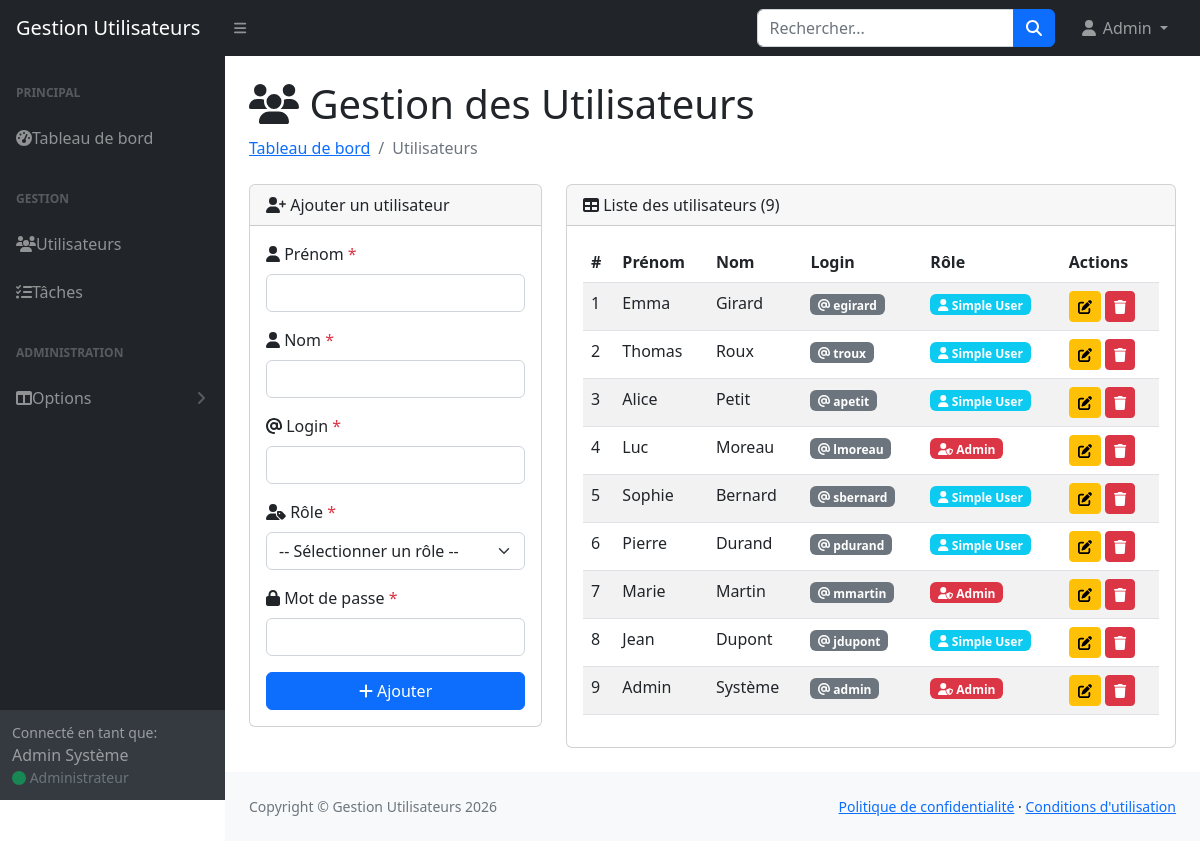
/indexUser.php (signed in), run on the app's committed database.
### tables this page shows
CREATE TABLE IF NOT EXISTS utilisateurs (
    id INT AUTO_INCREMENT PRIMARY KEY,
    prenom VARCHAR(100) NOT NULL,
    nom VARCHAR(100) NOT NULL,
    login VARCHAR(50) NOT NULL UNIQUE,
    password_hash VARCHAR(255) NOT NULL,
    role ENUM('admin', 'simple_user') NOT NULL DEFAULT 'simple_user',
    date_creation TIMESTAMP DEFAULT CURRENT_TIMESTAMP,
    date_modification TIMESTAMP DEFAULT CURRENT_TIMESTAMP ON UPDATE CURRENT_TIMESTAMP
);

### config/db.php (called while the page is built, shortened)
<?php
$options = [
    PDO::ATTR_ERRMODE            => PDO::ERRMODE_EXCEPTION,
    PDO::ATTR_DEFAULT_FETCH_MODE => PDO::FETCH_ASSOC,
    PDO::ATTR_EMULATE_PREPARES   => false,
];
try {
    $dsn = "mysql:host=" . DB_HOST . ";dbname=" . DB_NAME . ";charset=" . DB_CHARSET;
    $pdo = new PDO($dsn, DB_USER, DB_PASS, $options);
} catch (PDOException $e) {
    die("Erreur de connexion à la base de données. Veuillez contacter l'administrateur.");
}
function executeQuery($sql, $params = []) {
    global $pdo;
    try {
        $stmt = $pdo->prepare($sql);
        $stmt->execute($params);
        return $stmt;
    } catch (PDOException $e) {
        error_log("Erreur SQL: " . $e->getMessage());
        throw new Exception("Une erreur est survenue lors de l'exécution de la requête.");
    }
}
?>

### indexUser.php (the view, shortened to what this page needs)
<?php
require_once 'config/db.php';
require_once 'includes/header.php';
try {
    $sql = "SELECT id, prenom, nom, login, role FROM utilisateurs ORDER BY id DESC";
    $stmt = executeQuery($sql);
    $Utilisateurs = $stmt->fetchAll();
} catch (Exception $e) {
    $Utilisateurs = [];
    $error_message = "Erreur lors de la récupération des utilisateurs.";
}
$editMode = false;
$userToEdit = null;
?>
<?php require_once 'includes/sidebar.php'; ?>
<div class="container-fluid px-4">
    <h1 class="mt-4"><i class="fas fa-users"></i> Gestion des Utilisateurs</h1>
    <ol class="breadcrumb mb-4">
        <li class="breadcrumb-item"><a href="index.php">Tableau de bord</a></li>
        <li class="breadcrumb-item active">Utilisateurs</li>
    </ol>
    <div class="row">
        <div class="col-xl-4">
            <div class="card mb-4">
                <div class="card-header">
                    <i class="fas fa-<?= $editMode ? 'edit' : 'user-plus' ?>"></i>
                    <?= $editMode ? 'Modifier un utilisateur' : 'Ajouter un utilisateur' ?>
                </div>
                <div class="card-body">
                    <form method="POST" action="traitements/action.php">
                        <div class="mb-3">
                            <label for="prenom" class="form-label">
                                <i class="fas fa-user"></i> Prénom <span class="text-danger">*</span>
                            </label>
                            <input type="text" class="form-control" id="prenom" name="prenom"
                                   value="<?= $editMode && $userToEdit ? htmlspecialchars($userToEdit['prenom']) : '' ?>"
                                   required>
                        </div>
                        <div class="mb-3">
                            <label for="nom" class="form-label">
                                <i class="fas fa-user"></i> Nom <span class="text-danger">*</span>
                            </label>
                            <input type="text" class="form-control" id="nom" name="nom"
                                   value="<?= $editMode && $userToEdit ? htmlspecialchars($userToEdit['nom']) : '' ?>"
                                   required>
                        </div>
                        <div class="mb-3">
                            <label for="login" class="form-label">
                                <i class="fas fa-at"></i> Login <span class="text-danger">*</span>
                            </label>
                            <input type="text" class="form-control" id="login" name="login"
                                   value="<?= $editMode && $userToEdit ? htmlspecialchars($userToEdit['login']) : '' ?>"
                                   required>
                        </div>
                        <div class="mb-3">
                            <label for="role" class="form-label">
                                <i class="fas fa-user-tag"></i> Rôle <span class="text-danger">*</span>
                            </label>
                            <select class="form-select" id="role" name="role" required>
                                <option value="">-- Sélectionner un rôle --</option>
                            </select>
                        </div>
                        <div class="mb-3">
                            <label for="password" class="form-label">
                                <i class="fas fa-lock"></i> Mot de passe
                                <?php if (!$editMode): ?>
                                    <span class="text-danger">*</span>
                                <?php else: ?>
                                    <span class="text-muted small">(laisser vide pour ne pas modifier)</span>
                                <?php endif; ?>
                            </label>
                            <input type="password" class="form-control" id="password" name="password"
                                   <?= !$editMode ? 'required' : '' ?>>
                        </div>
                        <div class="d-grid gap-2">
                            <button type="submit" class="btn btn-<?= $editMode ? 'warning' : 'primary' ?>">
                                <i class="fas fa-<?= $editMode ? 'save' : 'plus' ?>"></i>
                                <?= $editMode ? 'Mettre à jour' : 'Ajouter' ?>
                            </button>
                        </div>
                    </form>
                </div>
            </div>
        </div>
        <div class="col-xl-8">
            <div class="card mb-4">
                <div class="card-header">
                    <i class="fas fa-table"></i>
                    Liste des utilisateurs (<?= count($Utilisateurs) ?>)
                </div>
                <div class="card-body">
                    <table class="table table-striped table-hover">
                        <thead>
                            <tr>
                                <th>#</th>
                                <th>Prénom</th>
                                <th>Nom</th>
                                <th>Login</th>
                                <th>Rôle</th>
                                <th>Actions</th>
                            </tr>
                        </thead>
                        <tbody>
                            <?php if (empty($Utilisateurs)): ?>
                                <tr>
                                    <td colspan="6" class="text-center text-muted">
                                        <i class="fas fa-inbox"></i> Aucun utilisateur trouvé
                                    </td>
                                </tr>
                            <?php else: ?>
                                <?php $counter = 1; ?>
                                <?php foreach ($Utilisateurs as $u): ?>
                                    <tr>
                                        <td><?= $counter++ ?></td>
                                        <td><?= htmlspecialchars($u['prenom']) ?></td>
                                        <td><?= htmlspecialchars($u['nom']) ?></td>
                                        <td>
                                            <span class="badge bg-secondary">
                                                <i class="fas fa-at"></i> <?= htmlspecialchars($u['login']) ?>
                                            </span>
                                        </td>
                                        <td>
                                            <?php if ($u['role'] === 'admin'): ?>
                                                <span class="badge bg-danger">
                                                    <i class="fas fa-user-shield"></i> Admin
                                                </span>
                                            <?php else: ?>
                                                <span class="badge bg-info">
                                                    <i class="fas fa-user"></i> Simple User
                                                </span>
                                            <?php endif; ?>
                                        </td>
                                        <td>
                                            <a href="indexUser.php?action=modifier&id=<?= $u['id'] ?>"
                                               class="btn btn-sm btn-warning"
                                               title="Modifier">
                                                <i class="fas fa-edit"></i>
                                            </a>
                                            <a href="traitements/action.php?action=supprimer&id=<?= $u['id'] ?>"
                                               class="btn btn-sm btn-danger"
                                               title="Supprimer"
                                               onclick="return confirm('Êtes-vous sûr de vouloir supprimer cet utilisateur ?');">
                                                <i class="fas fa-trash"></i>
                                            </a>
                                        </td>
                                    </tr>
                                <?php endforeach; ?>
                            <?php endif; ?>
                        </tbody>
                    </table>
                </div>
            </div>
        </div>
    </div>
</div>
<?php require_once 'includes/footer.php'; ?>

### data on the page
utilisateurs: prenom "Emma", nom "Girard", login "egirard", role "simple_user" (drawn)
utilisateurs: prenom "Thomas", nom "Roux", login "troux", role "simple_user" (drawn)
utilisateurs: prenom "Alice", nom "Petit", login "apetit", role "simple_user" (drawn)
utilisateurs: prenom "Luc", nom "Moreau", login "lmoreau", role "admin" (drawn)
utilisateurs: prenom "Sophie", nom "Bernard", login "sbernard", role "simple_user" (drawn)
utilisateurs: prenom "Pierre", nom "Durand", login "pdurand", role "simple_user" (drawn)
utilisateurs: prenom "Marie", nom "Martin", login "mmartin", role "admin" (drawn)
utilisateurs: prenom "Jean", nom "Dupont", login "jdupont", role "simple_user" (drawn)
utilisateurs: prenom "Admin", nom "Système", login "admin", role "admin" (drawn)

### other printed values
$_SESSION['user_prenom'] "Admin"
$_SESSION['user_nom'] "Système"
count($Utilisateurs) "9"
